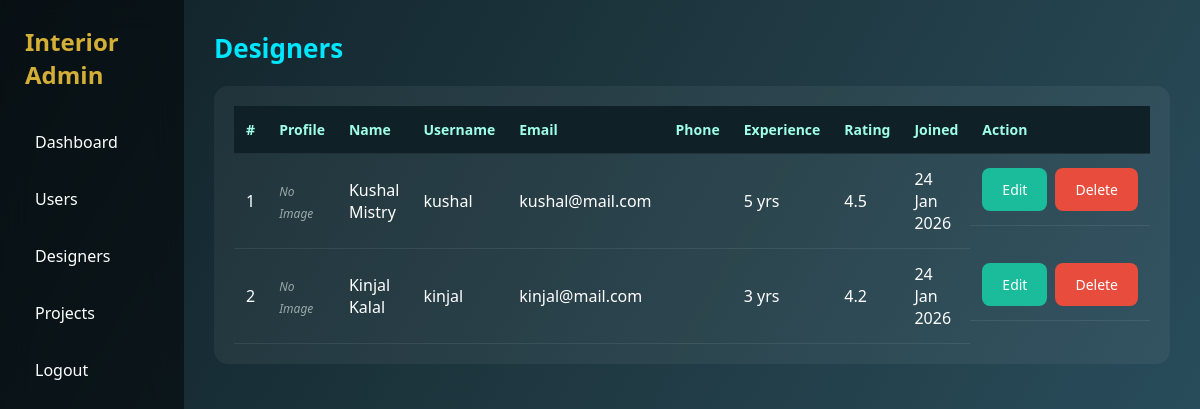
The app's page /admin-panel/admin/designers.php (signed in) with its own data.
### tables this page shows
CREATE TABLE Designer (
    id CHAR(20) PRIMARY KEY,
    bio TEXT,
    experience_years INT,
    portfolio_urls JSON,
    rating DECIMAL(2,1) DEFAULT 0.0,
    CONSTRAINT fk_designer_user
        FOREIGN KEY (id) REFERENCES User(id)
        ON DELETE CASCADE
);

CREATE TABLE User (
    id CHAR(20) PRIMARY KEY,
    name VARCHAR(100),
    email VARCHAR(15) UNIQUE NOT NULL,
    username VARCHAR(50) UNIQUE NOT NULL,
    password_hash VARCHAR(50),
    phone VARCHAR(10),
    profile_pic_url TEXT,
    dob DATE,
    role ENUM('user','designer','admin') DEFAULT 'user',
    created_at TIMESTAMP DEFAULT CURRENT_TIMESTAMP
);

### admin-panel/admin/designers.php (the view, shortened to what this page needs)
<?php
include '../config.php';
$sql = "
SELECT
    u.id, u.name, u.email, u.username, u.phone, u.profile_pic_url, u.created_at,
    d.experience_years, d.rating
FROM User u
LEFT JOIN Designer d ON u.id = d.id
WHERE u.role='designer'
";
$result = mysqli_query($conn, $sql);
?>
<!DOCTYPE html>
<html>
<head>
    <link rel="stylesheet" href="../assets/css/dashboard.css">
</head>
<body>
    <?php include __DIR__ . '/layout/sidebar.php'; ?>
    <div class="main">
          <h1 class="page-title">Designers</h1>
 <div class="table-card">
        <table class="data-table">
            <thead>
                <tr>
                    <th>#</th>
                    <th>Profile</th>
                    <th>Name</th>
                    <th>Username</th>
                    <th>Email</th>
                    <th>Phone</th>
                    <th>Experience</th>
                    <th>Rating</th>
                    <th>Joined</th>
                    <th>Action</th>
                </tr>
            </thead>
            <tbody>
                <?php $i = 1;
                while ($row = mysqli_fetch_assoc($result)): ?>
                    <tr>
                        <td><?= $i++ ?></td>
                        <td>
                            <?php if ($row['profile_pic_url']): ?>
                                <img src="../<?= $row['profile_pic_url'] ?>" class="profile-avatar">
                            <?php else: ?>
                                <span class="no-img">No Image</span>
                            <?php endif; ?>
                        </td>
                        <td><?= htmlspecialchars($row['name']) ?></td>
                        <td><?= htmlspecialchars($row['username']) ?></td>
                        <td><?= htmlspecialchars($row['email']) ?></td>
                        <td><?= htmlspecialchars($row['phone']) ?></td>
                        <td><?= $row['experience_years'] ?? 0 ?> yrs</td>
                        <td><?= $row['rating'] ?? '0.0' ?></td>
                        <td><?= date('d M Y', strtotime($row['created_at'])) ?></td>
                        <td class="actions">
                            <a href="edit_designer.php?id=<?= $row['id'] ?>" class="btn btn-edit">Edit</a>
                            <a href="delete_designer.php?id=<?= $row['id'] ?>"
                                onclick="return confirm('Delete this designer?')"
                                class="btn btn-delete">Delete</a>
                        </td>
                    </tr>
                <?php endwhile; ?>
            </tbody>
        </table>
 </div>
    </div>
</body>
</html>

### admin-panel/assets/css/dashboard.css (style rules this page uses)
* { margin: 0; padding: 0; box-sizing: border-box; font-family: 'Segoe UI', sans-serif; }
body { background: linear-gradient(120deg, #0f2027, #203a43, #2c5364); color: #fff; display: flex; }
.main { flex: 1; padding: 30px; }
table { width: 100%; border-collapse: collapse; }
th, td { padding: 12px 14px; text-align: left; vertical-align: middle; }
th { background: linear-gradient(90deg, #0f2027, #0f2027, #0f2027); color: #00e6ff; font-weight: 600; font-size: 14px; }
.no-img { font-size: 12px; color: #9aa; font-style: italic; }
.actions { display: flex; gap: 8px; }
.btn { padding: 6px 12px; border-radius: 6px; font-size: 13px; text-decoration: none; color: white; border: none; cursor: pointer; transition: all 0.2s ease; }
.btn-edit { background: #1abc9c; }
.btn-delete { background: #e74c3c; }
.page-title { margin-bottom: 20px; font-size: 26px; color: #00e6ff; }
.btn { padding: 12px 20px; border-radius: 8px; font-size: 14px; border: none; cursor: pointer; text-decoration: none; color: #fff; transition: 0.2s ease; }
.table-card { background: rgba(255,255,255,0.05); border-radius: 14px; padding: 20px; }
.data-table { width: 100%; border-collapse: collapse; }
.data-table th, .data-table td { padding: 14px 12px; text-align: left; border-bottom: 1px solid rgba(255,255,255,0.08); }
.data-table th { color: #9fffe8; font-weight: 600; }

### records on screen
designer: id.name "Kushal Mistry", id.username "kushal", id.email "kushal@mail.com", experience_years "5", rating "4.5", id.created_at "24 Jan 2026"
designer: id.name "Kinjal Kalal", id.username "kinjal", id.email "kinjal@mail.com", experience_years "3", rating "4.2", id.created_at "24 Jan 2026"
